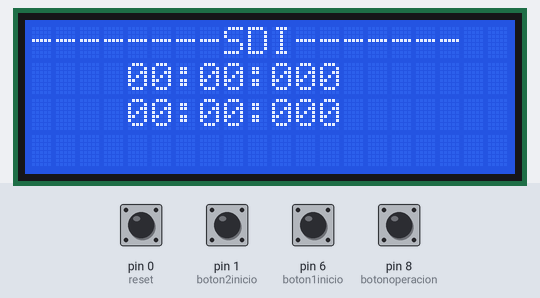
The sketch below on a simulated Arduino Uno, built with avr-gcc and run on an emulated ATmega328P. On the bench: 20×4 character LCD. The inputs (shaded band) are chosen by the test bench; at power-on: pin 0 (reset), pin 1 (boton2inicio), pin 6 (boton1inicio), pin 8 (botonoperacion) HIGH.

Above: at 1.2 s.
1.3 s: pin 1 (boton2inicio) pulled LOW for 0.15 s
4.4 s: pin 1 (boton2inicio) pulled LOW for 1 s
At 5.1 s:
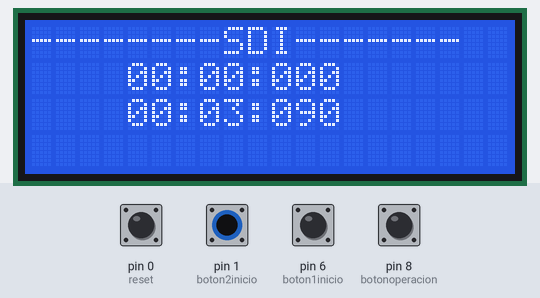
6.9 s: pin 8 (botonoperacion) pulled LOW for 0.15 s
At 8.1 s:
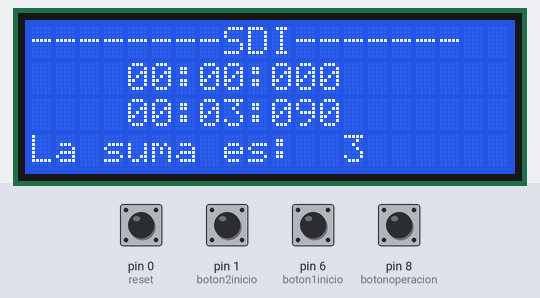
8.5 s: pin 0 (reset) pulled LOW for 0.15 s
At 9.8 s:
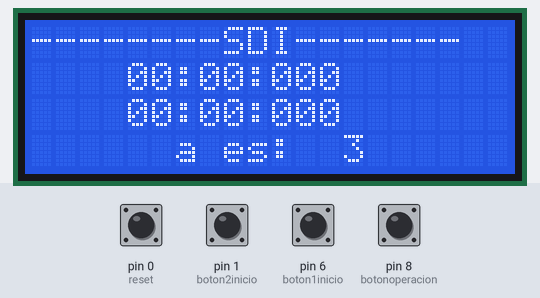
10.4 s: pin 6 (boton1inicio) pulled LOW for 0.15 s
13.5 s: pin 6 (boton1inicio) pulled LOW for 1 s
At 14.4 s:
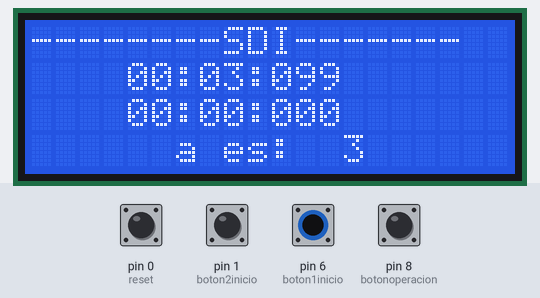
Timing chart, 0 to 16.5 s (numbered marks = the images above; inputs shaded):
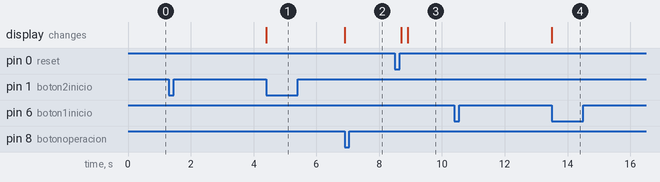

Measured:
- after the input at 1.3 s, every drawn part: stays the same
- after the input at 4.4 s, the display: changes at once (image 1)
- after the input at 6.9 s, the display: changes at once (image 2)
- after the input at 8.5 s, the display: first changes after 0.20 s (image 3 shows a later state)
- after the input at 10.4 s, every drawn part: stays the same
- after the input at 13.5 s, the display: changes at once (image 4)

The sketch:

Proyecto_SDI_CountDown.ino
```cpp
#include <LiquidCrystal.h>                //Incluimos la libreria que contiene las funciones del display LCD

int m, mu=0,md=0;                          //Declaramos las variables que vamos a usar
int s, su=0,sd=0;
int l, lu=0,ld=0,lc=0;
int pulsador,antes,despues;
long int tiempo,inicio;
LiquidCrystal lcd(12, 11, 5, 4, 3, 2);
int boton1inicio=6;
int boton1final=7;
int reset=0;
int boton2inicio=1;
int boton2final=0;
long int tiempo2,inicio2;
int pulsador2,antes2,despues2;
int m2, mu2=0,md2=0;                          //Declaramos las variables que vamos a usar
int s2, su2=0,sd2=0;
int l2, lu2=0,ld2=0,lc2=0;
int botonoperacion = 8;
int valor=0;
///////////////////////////////////////////////
//--Para el CountdownTimer--/////////////////
unsigned long Watch, _micro, time = micros();
unsigned int Clock = 0, R_clock;
boolean Reset = false, Stop = false, Paused = false;
volatile boolean timeFlag = false;
//////////////////////////////////////////////
void setup() {
  // put your setup code here, to run once:
lcd.begin(20, 4);                       //Establecemos el tamaño del display (16 caracteres de largo y 2 lineas de alto)
  lcd.print("--------SDI-------");                    //Imprimimos a continuacion el resto "metro___"
  lcd.setCursor(4, 1);                    //Situamos el comienzo de la siguiente impresion de datos en el caracter 5
                                          //(comienza a contar en el 0)
  lcd.print("00:00:000");                 //y en la segunda linea empezando por arriba(comienza a contar en 0)
  lcd.setCursor(4, 2);  //Imprimimos "00:00:000"
  lcd.print("00:00:000");
  pinMode(boton1inicio, INPUT_PULLUP);                      //Ponemos el pin 6 como entrada para el Sensor START/STOP
  pinMode(boton1final, INPUT_PULLUP);   //Ponemos el pin 7 como entrada para el Pulsador RESET
  pinMode(reset, INPUT_PULLUP);
  antes=HIGH;                             //Ponemos la variable antes a HIGH
  despues=HIGH;
   antes2=HIGH;                             //Ponemos la variable antes a HIGH
  despues2=HIGH;
   pinMode(boton2inicio, INPUT_PULLUP);                      //Ponemos el pin 6 como entrada para el Sensor START/STOP
  pinMode(boton2final, INPUT_PULLUP);
  pinMode(botonoperacion, INPUT_PULLUP);
  /////////////////////////////////
  ///---Para el CountdownTimer---/////
   SetTimer(0,5,0); // 10 seconds
  StartTimer();

}

void loop() {
  // put your main code here, to run repeatedly:
  if(digitalRead(reset)==LOW){                //Si el pin 7 esta LOW
    lcd.setCursor(4, 1);                  //Nos ponemos en el LCD en la segunda linea caracter 5
    lcd.print("00:00:000");               //Escribimos 00:00:000 (Ponemos el cronometro a 0)
    delay(200);      //Establecemos un retardo de 200ms
    lcd.setCursor(4, 2);                  //Nos ponemos en el LCD en la segunda linea caracter 5
    lcd.print("00:00:000");               //Escribimos 00:00:000 (Ponemos el cronometro a 0)
    delay(200);
    lcd.setCursor(0,3);
    lcd.print("      ");
  }
  despues=digitalRead(boton1inicio);
  if(despues==LOW&&antes==HIGH){          //Si el valor que tenia era HIGH y ahora tiene LOW sera porque lo hemos activado
    inicio=millis();                      //Guardamos en inicio el tiempo que se lleva ejecutando el programa hasta que
                                          //se activa el sensor start/stop
    antes=despues;                        //cambiamos el valor de la variable antes al que tiene la variable despues
    pulsador=0;                           //Ponemos la variable pulsador a 0
    delay(200);                           //Establecemos un retardo de 200ms

    while(pulsador==0){                   //Cuando la variable pulsador sea 0
      tiempo=millis()-inicio;            //Calculamos el tiempo que paso desde que se activo el sensor start/stop

      m=(tiempo/1000)/60;                 //Calculamos los minutos
      mu=m%10;                            //Descomponemos los minutos y sacamos el valor de las unidades
      md=(m-mu)/10;                       //Descomponemos los minutos y sacamos el valor de las decenas

      s=(tiempo/1000)%60;                 //Calculamos los segundos
      su=s%10;                            //Descomponemos los segundos y sacamos el valor de las unidades
      sd=(s-su)/10;                       //Descomponemos los segundos y sacamos el valor de las decenas

      l=(tiempo%1000);                    //Calculamos las milesimas de segundo
      lu=l%10;                            //Descomponemos las milesimas y sacamos el valor de las unidades
      ld=((l-lu)/10)%10;                  //Descomponemos las milesimas y sacamos el valor de las decenas
      lc=(l-(ld*10)-lu)/100;              //Descomponemos las milesimas y sacamos el valor de las centenas

      lcd.setCursor(4, 1);                //Ponemos el cursor en la linea 2 y el caracter 5
      lcd.print(md);                      //Imprimimos los valores en el display
      lcd.print(mu);
      lcd.print(":");
      lcd.print(sd);
      lcd.print(su);
      lcd.print(":");
      lcd.print(lc);
      lcd.print(ld);
      lcd.print(lu);

      despues=digitalRead(boton1inicio);             //Guardamos en la variable despues el valor del pin6 (sensor start/stop)
      if(despues==LOW&&antes==HIGH){      //Si el valor que tenia era HIGH y ahora tiene LOW sera porque hemos activado
                                          //el sensor
        antes=despues;                    //cambiamos el valor de la variable antes al que tiene la variable después
        pulsador=1;                       //Ponemos la variable pulsador a 1
        delay(200);                       //Establecemos un retardo de 200ms
      }
      antes=despues;                      //cambiamos el valor de la variable antes al que tiene la variable despues
    }
  }
   antes=despues;


   ///////////////////////////////////////
   //segundo boton
   despues2=digitalRead(boton2inicio);
  if(despues2==LOW&&antes2==HIGH){          //Si el valor que tenia era HIGH y ahora tiene LOW sera porque lo hemos activado
    inicio2=millis();                      //Guardamos en inicio el tiempo que se lleva ejecutando el programa hasta que
                                          //se activa el sensor start/stop
    antes2=despues2;                        //cambiamos el valor de la variable antes al que tiene la variable despues
    pulsador2=0;                           //Ponemos la variable pulsador a 0
    delay(200);                           //Establecemos un retardo de 200ms

    while(pulsador2==0){                   //Cuando la variable pulsador sea 0
      tiempo2=millis()-inicio2;            //Calculamos el tiempo que paso desde que se activo el sensor start/stop

      m2=(tiempo2/1000)/60;                 //Calculamos los minutos
      mu2=m2%10;                            //Descomponemos los minutos y sacamos el valor de las unidades
      md2=(m2-mu2)/10;                       //Descomponemos los minutos y sacamos el valor de las decenas

      s2=(tiempo2/1000)%60;                 //Calculamos los segundos
      su2=s2%10;                            //Descomponemos los segundos y sacamos el valor de las unidades
      sd2=(s2-su2)/10;                       //Descomponemos los segundos y sacamos el valor de las decenas

      l2=(tiempo2%1000);                    //Calculamos las milesimas de segundo
      lu2=l%10;                            //Descomponemos las milesimas y sacamos el valor de las unidades
      ld2=((l2-lu2)/10)%10;                  //Descomponemos las milesimas y sacamos el valor de las decenas
      lc2=(l2-(ld2*10)-lu2)/100;              //Descomponemos las milesimas y sacamos el valor de las centenas

      lcd.setCursor(4, 2);                //Ponemos el cursor en la linea 2 y el caracter 5
      lcd.print(md2);                      //Imprimimos los valores en el display
      lcd.print(mu2);
      lcd.print(":");
      lcd.print(sd2);
      lcd.print(su2);
      lcd.print(":");
      lcd.print(lc2);
      lcd.print(ld2);
      lcd.print(lu2);

      despues2=digitalRead(boton2inicio);             //Guardamos en la variable despues el valor del pin6 (sensor start/stop)
      if(despues2==LOW&&antes2==HIGH){      //Si el valor que tenia era HIGH y ahora tiene LOW sera porque hemos activado
                                          //el sensor
        antes2=despues2;                    //cambiamos el valor de la variable antes al que tiene la variable después
        pulsador2=1;                       //Ponemos la variable pulsador a 1
        delay(200);                       //Establecemos un retardo de 200ms
      }
      antes2=despues2;                      //cambiamos el valor de la variable antes al que tiene la variable despues
    }
  }
   antes2=despues2;
 if((digitalRead(botonoperacion)==LOW)&&(pulsador2==1)){
   lcd.setCursor(0,3);
   valor = s+s2;
   lcd.print("La suma es:");
   lcd.setCursor(13,3);
   lcd.print(valor);


 }
}
////////////////////////////////////////////////////////////////////////////
/////--Funciones Extra--------------------------------------------------

boolean CountDownTimer()
{
  static unsigned long duration = 1000000; // 1 second
  timeFlag = false;

  if (!Stop && !Paused) // if not Stopped or Paused, run timer
  {
    // check the time difference and see if 1 second has elapsed
    if ((_micro = micros()) - time > duration )
    {
      Clock--;
      timeFlag = true;

      if (Clock == 0) // check to see if the clock is 0
        Stop = true; // If so, stop the timer

     // check to see if micros() has rolled over, if not,
     // then increment "time" by duration
      _micro < time ? time = _micro : time += duration;
    }
  }
  return !Stop; // return the state of the timer
}

void ResetTimer()
{
  SetTimer(R_clock);
  Stop = false;
}

void StartTimer()
{
  Watch = micros(); // get the initial microseconds at the start of the timer
  Stop = false;
  Paused = false;
}

void StopTimer()
{
  Stop = true;
}

void StopTimerAt(unsigned int hours, unsigned int minutes, unsigned int seconds)
{
  if (TimeCheck(hours, minutes, seconds) )
    Stop = true;
}

void PauseTimer()
{
  Paused = true;
}

void ResumeTimer() // You can resume the timer if you ever stop it.
{
  Paused = false;
}

void SetTimer(unsigned int hours, unsigned int minutes, unsigned int seconds)
{
  // This handles invalid time overflow ie 1(H), 0(M), 120(S) -> 1, 2, 0
  unsigned int _S = (seconds / 60), _M = (minutes / 60);
  if(_S) minutes += _S;
  if(_M) hours += _M;

  Clock = (hours * 3600) + (minutes * 60) + (seconds % 60);
  R_clock = Clock;
  Stop = false;
}

void SetTimer(unsigned int seconds)
{
 // StartTimer(seconds / 3600, (seconds / 3600) / 60, seconds % 60);
 Clock = seconds;
 R_clock = Clock;
 Stop = false;
}

int ShowHours()
{
  return Clock / 3600;
}

int ShowMinutes()
{
  return (Clock / 60) % 60;
}

int ShowSeconds()
{
  return Clock % 60;
}

unsigned long ShowMilliSeconds()
{
  return (_micro - Watch)/ 1000.0;
}

unsigned long ShowMicroSeconds()
{
  return _micro - Watch;
}

boolean TimeHasChanged()
{
  return timeFlag;
}

// output true if timer equals requested time
boolean TimeCheck(unsigned int hours, unsigned int minutes, unsigned int seconds)
{
  return (hours == ShowHours() && minutes == ShowMinutes() && seconds == ShowSeconds());
}
```
